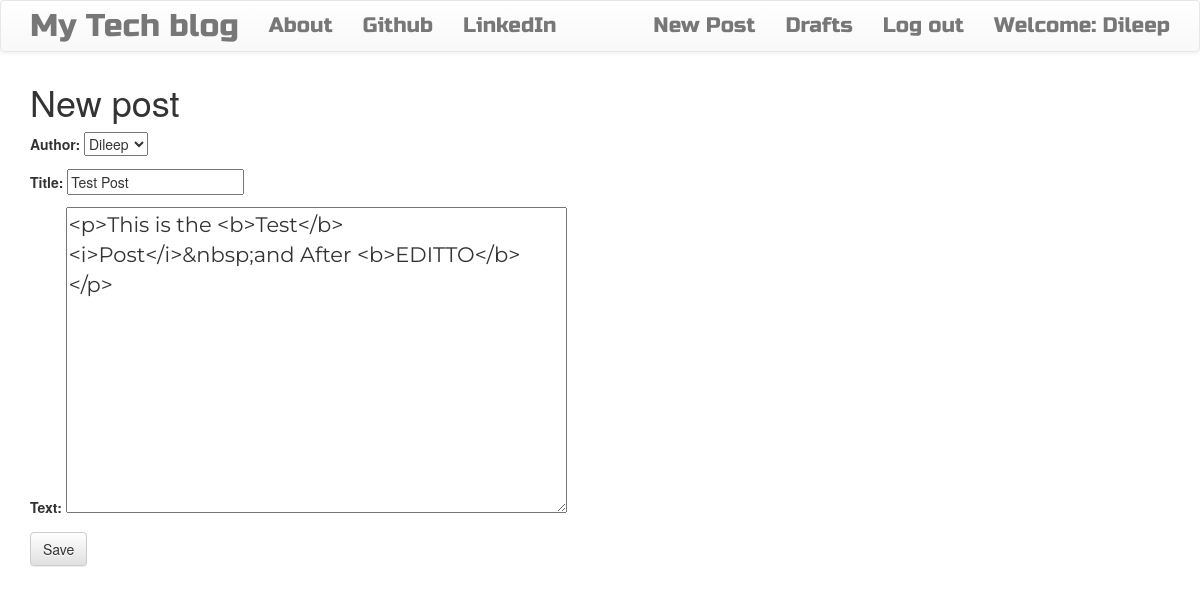
Screenshot of /post/1/edit/ (signed in) with the database file from the repository.
### BlogApp/models.py (models this page shows, shortened)
class Post(models.Model):
    author = models.ForeignKey('auth.User', on_delete=models.CASCADE)
    title = models.CharField(max_length=200)
    text = models.TextField()
    created_date = models.DateTimeField(default=timezone.now)
    published_date = models.DateTimeField(blank=True, null=True)

### BlogApp/views.py (the view)
# urls.py: path('post/<int:pk>/edit/', views.PostUpdateView.as_view(), name='post_edit'),
class PostUpdateView(LoginRequiredMixin,UpdateView):
    login_url = '/login/'
    redirect_field_name = 'BlogApp/post_detail.html'
    form_class = PostForm
    model = Post

### BlogApp/forms.py
class PostForm(forms.ModelForm):
    class Meta:
        model = Post
        fields = ('author','title', 'text',)
        widgets = {
            'title': forms.TextInput(attrs={'class': 'textinputclass'}),
            'text': forms.Textarea(attrs={'class': 'editable medium-editor-textarea postcontent'}),
        }

### BlogApp/templates/BlogApp/post_form.html (shortened to what this page needs)
{% extends 'BlogApp/base.html' %}
{% block content %}
    <h1>New post</h1>
    <form method="POST" class="post-form">
    {{form.as_p}}
    <button type="submit" class="save btn btn-default">Save</button>
    </form>
{% endblock %}

### BlogApp/templates/BlogApp/base.html (shortened to what this page needs)
<!DOCTYPE html>
{% load static %}
<html>
    <head>
        <link rel="stylesheet" href="https://maxcdn.bootstrapcdn.com/bootstrap/3.3.7/css/bootstrap.min.css">
        <link rel="stylesheet" href="https://maxcdn.bootstrapcdn.com/bootstrap/3.3.7/css/bootstrap-theme.min.css">
        <link rel="stylesheet" href="//cdn.jsdelivr.net/medium-editor/latest/css/medium-editor.min.css" type="text/css" media="screen" charset="utf-8">
        <link rel="stylesheet" href="{% static 'css/blog.css' %}">
<body class='loader'>
  <nav class="navbar navbar-default techfont custom-navbar">
    <div class="container">
      <ul class="nav navbar-nav">
        <li><a class='navbar-brand bigbrand' href="{% url 'post_list' %}">My Tech blog</a></li>
        <li><a href="{% url 'about'%}">About</a></li>
        <li><a href="https://www.github.com">Github</a></li>
        <li><a href="https://www.linkedin.com">LinkedIn</a></li>
      </ul>
      <ul class="nav navbar-nav navbar-right">
        {% if user.is_authenticated %}
        <li>
          <a href="{% url 'post_new' %}" >New Post</a>
        </li>
        <li>
          <a href="{% url 'post_draft_list' %}">Drafts</a>
        </li>
        <li>
          <a href="{% url 'logout' %}" >Log out</a>
        </li>
        <li>
          <a >Welcome: {{ user.username }}</a>
        </li>
          {% else %}
          <li><a class='nav navbar-right' href="{% url 'login' %}" ><span class="glyphicon glyphicon-user"></span></a></li>
        {% endif %}
      </ul>
  </div>
</nav>
        <div class="content container">
            <div class="row">
                <div class="col-md-8">
                  <div class="blog_posts">
                    {% block content %}
                    {% endblock %}
                  </div>
                </div>
            </div>
        </div>
</body>
</html>

### BlogApp/static/css/blog.css (style rules this page uses)
.techfont { font-family: 'Russo One', sans-serif; font-size: 1.5em; margin-bottom: 10px; }
.postcontent { font-family: 'Montserrat'; font-size: 1.5em; }
.bigbrand { font-size: 1.5em; }
.loader { filter:hue-rotate(0deg); color: linear-gradient(45deg,#0f8,#08f); animation:hue 5000ms infinite linear; }

### rows the page displays
Post: author "Dileep", title "Test Post", text "<p>This is the <b>Test</b> <i>Post</i>&nbsp;and After <b>EDITTO</b></p>"

### other values shown
{{ user.username }} "Dileep"
